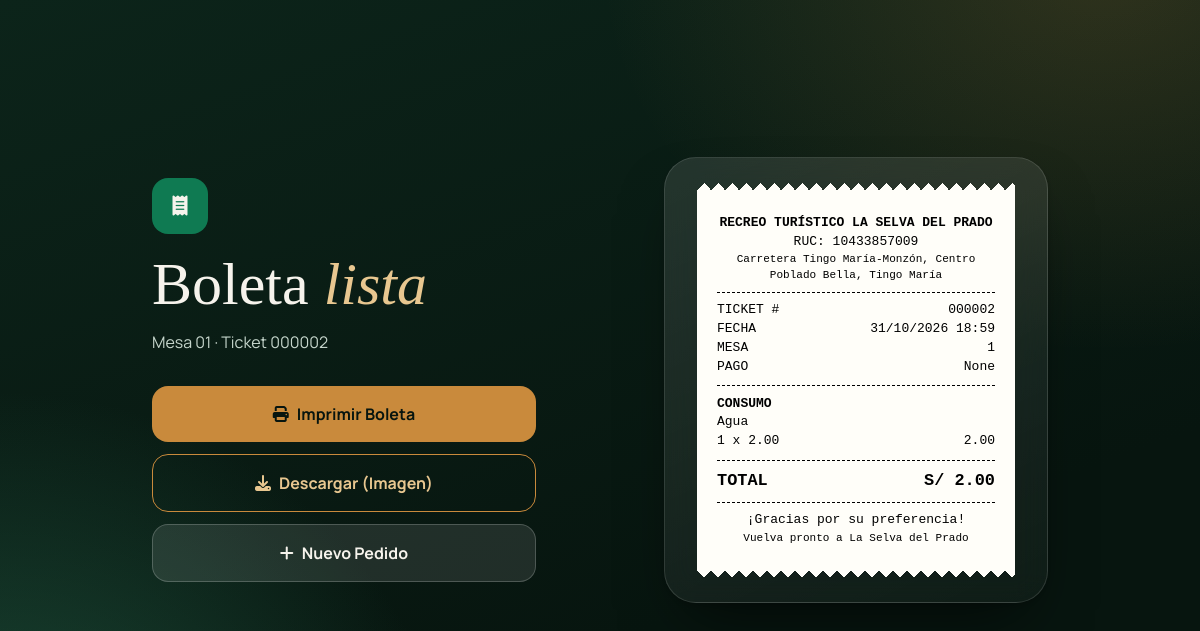
Before: /admin/boleta/2 (signed in) with the older database file.
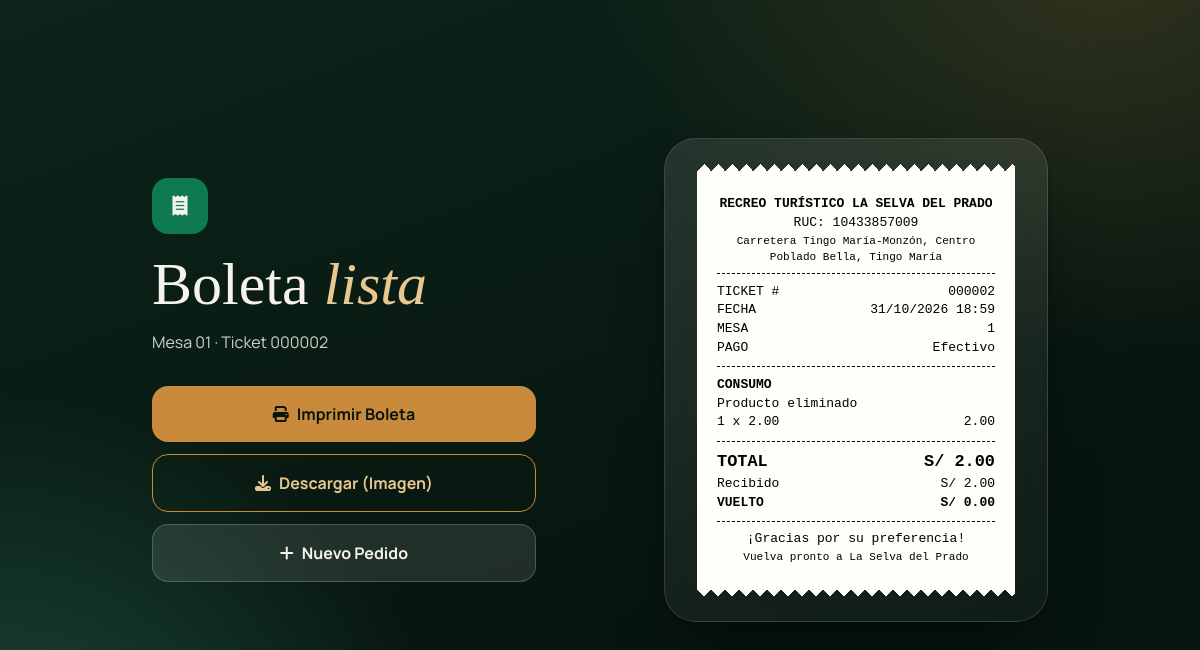
After: the same page with the newer database file.
### models.py (models this page shows)
class Mesa(db.Model):
    id = db.Column(db.Integer, primary_key=True)
    numero = db.Column(db.Integer, unique=True, nullable=False)
    password_hash = db.Column(db.String(255), nullable=False)
    pedidos = db.relationship('Pedido', backref='mesa_asignada', lazy=True)

class Pedido(db.Model):
    id = db.Column(db.Integer, primary_key=True)
    mesa_id = db.Column(db.Integer, db.ForeignKey('mesa.id'), nullable=False)
    estado = db.Column(db.String(50), default='Pendiente')
    total = db.Column(db.Float, default=0.0)
    fecha_hora = db.Column(db.DateTime, default=obtener_hora_peru)
    metodo_pago = db.Column(db.String(50), nullable=True)
    monto_recibido = db.Column(db.Float, default=0.0)
    vuelto = db.Column(db.Float, default=0.0)
    detalles = db.relationship('DetallePedido', backref='pedido', lazy=True)

class DetallePedido(db.Model):
    id = db.Column(db.Integer, primary_key=True)
    pedido_id = db.Column(db.Integer, db.ForeignKey('pedido.id'), nullable=False)
    plato_id = db.Column(db.Integer, db.ForeignKey('plato.id'), nullable=False)
    cantidad = db.Column(db.Integer, nullable=False)
    precio_unitario = db.Column(db.Float, nullable=False)
    hora_pedido = db.Column(db.DateTime, default=obtener_hora_peru)
    plato = db.relationship('Plato')

class Plato(db.Model):
    id = db.Column(db.Integer, primary_key=True)
    nombre = db.Column(db.String(100), nullable=False)
    descripcion = db.Column(db.Text, nullable=True)
    precio = db.Column(db.Float, nullable=False)
    categoria = db.Column(db.String(50), nullable=False)
    imagen = db.Column(db.String(300), default='https://images.unsplash.com/photo-1546069901-ba9599a7e63c?auto=format&fit=crop&w=300&q=80')
    disponible = db.Column(db.Boolean, default=True)

### app.py (the view)
@app.route('/admin/boleta/<int:pedido_id>')
def ver_boleta(pedido_id):
    if not session.get('admin_logged_in'):
        return redirect(url_for('admin_login'))
    pedido = Pedido.query.get_or_404(pedido_id)
    return render_template('boleta.html', pedido=pedido)

### templates/boleta.html (shortened to what this page needs)
<!DOCTYPE html>
<html lang="es">
<head>
    {% include '_theme.html' %}
</head>
<body class="selva-bg min-h-screen font-sans antialiased px-4 py-10">
    <main class="entrada max-w-4xl mx-auto grid gap-10 md:grid-cols-[1fr_24rem] md:items-center md:min-h-[85vh]">
        <div class="no-print text-hueso text-center md:text-left">
            <span class="inline-grid place-items-center w-14 h-14 rounded-2xl bg-esmeralda-700 text-xl"><i class="fa-solid fa-receipt" aria-hidden="true"></i></span>
            <h1 class="font-display text-5xl sm:text-6xl leading-none mt-5">Boleta <em class="text-ambar-300">lista</em></h1>
            <p class="text-selva-200 mt-4">Mesa {{ "%02d"|format(pedido.mesa_asignada.numero) }} · Ticket {{ "%06d"|format(pedido.id) }}</p>
            <div class="grid gap-3 mt-8 max-w-sm mx-auto md:mx-0">
                <button type="button" onclick="imprimirBoleta()" class="brillo rounded-2xl bg-ambar-500 text-selva-950 font-bold py-4 hover:bg-ambar-300 focus:outline-none focus-visible:ring-4 focus-visible:ring-hueso"><i class="fa-solid fa-print mr-2" aria-hidden="true"></i>Imprimir Boleta</button>
                <button type="button" onclick="descargarBoleta()" class="rounded-2xl border border-ambar-500 text-ambar-300 font-bold py-4 hover:bg-ambar-500/10 transition focus:outline-none focus-visible:ring-4 focus-visible:ring-ambar-300"><i class="fa-solid fa-download mr-2" aria-hidden="true"></i>Descargar (Imagen)</button>
                <a href="/admin" class="rounded-2xl bg-white/10 border border-white/20 font-bold py-4 text-center hover:bg-white/15 transition focus:outline-none focus-visible:ring-4 focus-visible:ring-ambar-300"><i class="fa-solid fa-plus mr-2" aria-hidden="true"></i>Nuevo Pedido</a>
            </div>
        </div>
        <div id="marco" class="glass rounded-[2rem] p-6 sm:p-8 shadow-alta">
            <article class="ticket px-5 py-6" id="boleta-ticket">
                <div class="t-centro">
                    <p class="t-negrita">RECREO TURÍSTICO LA SELVA DEL PRADO</p>
                    <p>RUC: 10433857009</p>
                    <p class="t-chico">Carretera Tingo María-Monzón, Centro Poblado Bella, Tingo María</p>
                </div>
                <hr class="t-regla">
                <div class="t-fila"><span>TICKET #</span><span>{{ "%06d"|format(pedido.id) }}</span></div>
                <div class="t-fila"><span>FECHA</span><span>{{ pedido.fecha_hora.strftime('%d/%m/%Y %H:%M') }}</span></div>
                <div class="t-fila"><span>MESA</span><span>{{ pedido.mesa_asignada.numero }}</span></div>
                <div class="t-fila"><span>PAGO</span><span>{{ pedido.metodo_pago }}</span></div>
                <hr class="t-regla">
                <p class="t-negrita">CONSUMO</p>
                {% for detalle in pedido.detalles %}
                <div>
                    <p>{{ detalle.plato.nombre if detalle.plato else 'Producto eliminado' }}</p>
                    <div class="t-fila"><span>{{ detalle.cantidad }} x {{ "%.2f"|format(detalle.precio_unitario) }}</span><span>{{ "%.2f"|format(detalle.precio_unitario * detalle.cantidad) }}</span></div>
                </div>
                {% endfor %}
                <hr class="t-regla">
                <div class="t-fila t-total"><span>TOTAL</span><span>S/ {{ "%.2f"|format(pedido.total) }}</span></div>
                {% if pedido.metodo_pago == 'Efectivo' and pedido.monto_recibido > 0 %}
                <div class="t-fila"><span>Recibido</span><span>S/ {{ "%.2f"|format(pedido.monto_recibido) }}</span></div>
                <div class="t-fila t-negrita"><span>VUELTO</span><span>S/ {{ "%.2f"|format(pedido.vuelto) }}</span></div>
                {% endif %}
                <hr class="t-regla">
                <p class="t-centro">¡Gracias por su preferencia!</p>
                <p class="t-centro t-chico">Vuelva pronto a La Selva del Prado</p>
            </article>
        </div>
    </main>
</body>
</html>

### templates/_theme.html (shortened to what this page needs)
<link rel="stylesheet" href="https://cdnjs.cloudflare.com/ajax/libs/font-awesome/6.5.2/css/all.min.css">
<script src="https://cdn.tailwindcss.com"></script>

### templates/_theme.html (style rules this page uses)
html { scroll-behavior: smooth; }
.selva-bg { background-color: #07150f; background-image: radial-gradient(ellipse 60% 70% at 92% -5%, rgba(201,138,60,.2), transparent 70%), radial-gradient(ellipse 55% 80% at 0% 105%, rgba(37,97,72,.75), transparent 70%), linear-gradient(160deg, #0c241a, #07150f 70%); background-attachment: fixed; }
.glass { background: linear-gradient(155deg, rgba(255,255,255,.11), rgba(255,255,255,.035)); border: 1px solid rgba(255,255,255,.13); backdrop-filter: blur(16px); -webkit-backdrop-filter: blur(16px); }
.entrada { animation: entrada .6s cubic-bezier(.2,.7,.2,1) backwards; }
.brillo { position: relative; overflow: hidden; transition: transform .25s, box-shadow .25s, background-color .25s; }
.brillo::after { content: ""; position: absolute; inset: 0 auto 0 -60%; width: 45%; transform: skewX(-20deg); background: linear-gradient(90deg, transparent, rgba(255,255,255,.45), transparent); transition: left .7s ease; }

### templates/boleta.html (style rules this page uses)
.ticket { position: relative; width: 100%; background: #fffef9; color: #000; font-family: "Courier New", Courier, monospace; font-size: 13px; line-height: 1.45; }
.ticket::before, .ticket::after { content: ""; position: absolute; left: 0; right: 0; height: 7px; background-size: 14px 7px; background-repeat: repeat-x; }
.ticket::before { top: -7px; background-image: conic-gradient(from 135deg at top, #fffef9 90deg, transparent 0); }
.ticket::after { bottom: -7px; background-image: conic-gradient(from -45deg at bottom, #fffef9 90deg, transparent 0); }
.ticket p { margin: 0; }
.t-regla { border: 0; border-top: 1px dashed #000; margin: .65em 0; }
.t-fila { display: flex; justify-content: space-between; gap: .75em; }
.t-fila > :last-child { text-align: right; white-space: nowrap; }
.t-centro { text-align: center; }
.t-negrita { font-weight: 700; }
.t-total { font-size: 1.3em; font-weight: 700; }
.t-chico { font-size: .85em; }

Changed rows visible on the page:
changed Pedido "000002": metodo_pago "None" → "Efectivo"; monto_recibido (not shown) → "2.00"; vuelto (not shown) → "0.00"
computed for DetallePedido: plato "Agua" → "Producto eliminado"
Other visible differences:
text now shown: "Recibido S/ VUELTO S/"
